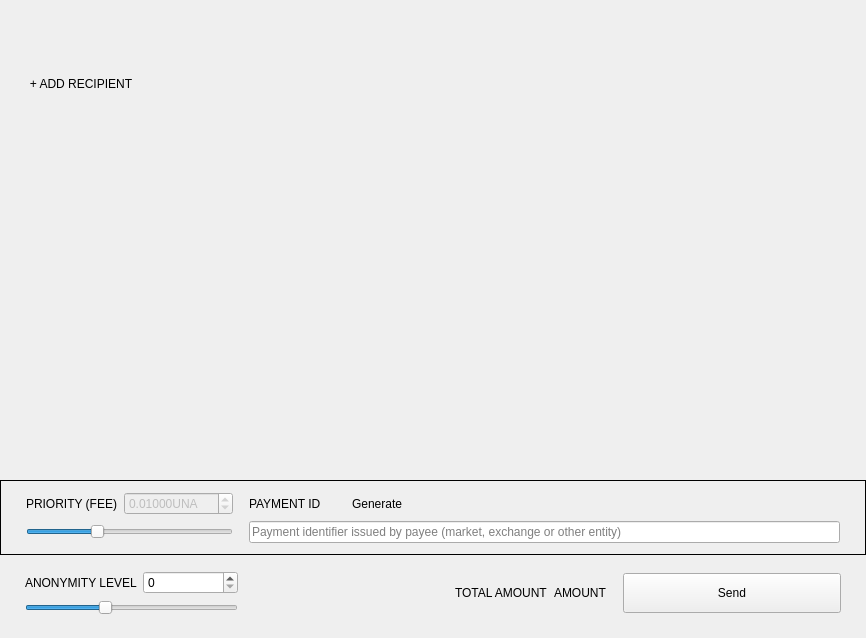
<?xml version="1.0" encoding="UTF-8"?>
<ui version="4.0">
 <class>SendFrame</class>
 <widget class="QFrame" name="SendFrame">
  <property name="geometry">
   <rect>
    <x>0</x>
    <y>0</y>
    <width>866</width>
    <height>638</height>
   </rect>
  </property>
  <property name="windowTitle">
   <string>Frame</string>
  </property>
  <property name="frameShape">
   <enum>QFrame::NoFrame</enum>
  </property>
  <property name="frameShadow">
   <enum>QFrame::Raised</enum>
  </property>
  <layout class="QVBoxLayout" name="verticalLayout">
   <property name="spacing">
    <number>5</number>
   </property>
   <property name="sizeConstraint">
    <enum>QLayout::SetDefaultConstraint</enum>
   </property>
   <property name="leftMargin">
    <number>0</number>
   </property>
   <property name="topMargin">
    <number>0</number>
   </property>
   <property name="rightMargin">
    <number>0</number>
   </property>
   <property name="bottomMargin">
    <number>0</number>
   </property>
   <item>
    <widget class="WalletGui::ResizableScrollArea" name="m_sendScrollarea">
     <property name="enabled">
      <bool>true</bool>
     </property>
     <property name="sizePolicy">
      <sizepolicy hsizetype="MinimumExpanding" vsizetype="Preferred">
       <horstretch>0</horstretch>
       <verstretch>0</verstretch>
      </sizepolicy>
     </property>
     <property name="autoFillBackground">
      <bool>false</bool>
     </property>
     <property name="styleSheet">
      <string notr="true"/>
     </property>
     <property name="frameShape">
      <enum>QFrame::NoFrame</enum>
     </property>
     <property name="sizeAdjustPolicy">
      <enum>QAbstractScrollArea::AdjustToContents</enum>
     </property>
     <property name="widgetResizable">
      <bool>true</bool>
     </property>
     <widget class="QWidget" name="scrollAreaWidgetContents">
      <property name="geometry">
       <rect>
        <x>0</x>
        <y>0</y>
        <width>866</width>
        <height>69</height>
       </rect>
      </property>
      <property name="sizePolicy">
       <sizepolicy hsizetype="Preferred" vsizetype="Preferred">
        <horstretch>0</horstretch>
        <verstretch>0</verstretch>
       </sizepolicy>
      </property>
      <property name="styleSheet">
       <string notr="true"/>
      </property>
      <layout class="QVBoxLayout" name="m_transfersLayout">
       <property name="spacing">
        <number>0</number>
       </property>
       <property name="sizeConstraint">
        <enum>QLayout::SetNoConstraint</enum>
       </property>
       <property name="leftMargin">
        <number>0</number>
       </property>
       <property name="topMargin">
        <number>0</number>
       </property>
       <property name="rightMargin">
        <number>0</number>
       </property>
       <property name="bottomMargin">
        <number>0</number>
       </property>
      </layout>
     </widget>
    </widget>
   </item>
   <item>
    <layout class="QHBoxLayout" name="horizontalLayout_2">
     <property name="spacing">
      <number>0</number>
     </property>
     <item>
      <spacer name="horizontalSpacer_3">
       <property name="orientation">
        <enum>Qt::Horizontal</enum>
       </property>
       <property name="sizeType">
        <enum>QSizePolicy::Fixed</enum>
       </property>
       <property name="sizeHint" stdset="0">
        <size>
         <width>25</width>
         <height>20</height>
        </size>
       </property>
      </spacer>
     </item>
     <item>
      <widget class="WalletGui::WalletNormalLinkLikeButton" name="m_addRecipientButton">
       <property name="cursor">
        <cursorShape>PointingHandCursor</cursorShape>
       </property>
       <property name="focusPolicy">
        <enum>Qt::NoFocus</enum>
       </property>
       <property name="text">
        <string>+ ADD RECIPIENT</string>
       </property>
       <property name="flat">
        <bool>true</bool>
       </property>
      </widget>
     </item>
     <item>
      <spacer name="horizontalSpacer_2">
       <property name="orientation">
        <enum>Qt::Horizontal</enum>
       </property>
       <property name="sizeHint" stdset="0">
        <size>
         <width>478</width>
         <height>17</height>
        </size>
       </property>
      </spacer>
     </item>
    </layout>
   </item>
   <item>
    <spacer name="verticalSpacer_2">
     <property name="orientation">
      <enum>Qt::Vertical</enum>
     </property>
     <property name="sizeType">
      <enum>QSizePolicy::MinimumExpanding</enum>
     </property>
     <property name="sizeHint" stdset="0">
      <size>
       <width>20</width>
       <height>20</height>
      </size>
     </property>
    </spacer>
   </item>
   <item>
    <widget class="QFrame" name="m_sendFeeFrame">
     <property name="sizePolicy">
      <sizepolicy hsizetype="Minimum" vsizetype="Minimum">
       <horstretch>0</horstretch>
       <verstretch>0</verstretch>
      </sizepolicy>
     </property>
     <property name="frameShape">
      <enum>QFrame::Box</enum>
     </property>
     <property name="frameShadow">
      <enum>QFrame::Plain</enum>
     </property>
     <layout class="QGridLayout" name="gridLayout_4">
      <property name="leftMargin">
       <number>25</number>
      </property>
      <property name="topMargin">
       <number>11</number>
      </property>
      <property name="rightMargin">
       <number>25</number>
      </property>
      <property name="bottomMargin">
       <number>11</number>
      </property>
      <item row="0" column="0">
       <widget class="WalletGui::WalletNormalGrayTextLabel" name="label_3">
        <property name="text">
         <string>PRIORITY (FEE)</string>
        </property>
        <property name="alignment">
         <set>Qt::AlignLeading|Qt::AlignLeft|Qt::AlignVCenter</set>
        </property>
       </widget>
      </item>
      <item row="0" column="1">
       <widget class="QDoubleSpinBox" name="m_feeSpin">
        <property name="enabled">
         <bool>false</bool>
        </property>
        <property name="buttonSymbols">
         <enum>QAbstractSpinBox::UpDownArrows</enum>
        </property>
        <property name="suffix">
         <string notr="true">UNA</string>
        </property>
        <property name="decimals">
         <number>5</number>
        </property>
        <property name="minimum">
         <double>0.000200000000000</double>
        </property>
        <property name="maximum">
         <double>999.000000000000000</double>
        </property>
        <property name="singleStep">
         <double>0.010000000000000</double>
        </property>
        <property name="value">
         <double>0.010000000000000</double>
        </property>
       </widget>
      </item>
      <item row="1" column="3">
       <widget class="WalletGui::ClearableLineEdit" name="m_paymentIdEdit">
        <property name="styleSheet">
         <string notr="true">[errorState=&quot;true&quot;] {
  border-color: #ef3131;
}</string>
        </property>
        <property name="placeholderText">
         <string>Payment identifier issued by payee (market, exchange or other entity)</string>
        </property>
       </widget>
      </item>
      <item row="0" column="3">
       <layout class="QHBoxLayout" name="horizontalLayout_3">
        <item>
         <widget class="WalletGui::WalletNormalGrayTextLabel" name="m_paymentIdTextLabel">
          <property name="sizePolicy">
           <sizepolicy hsizetype="Minimum" vsizetype="Minimum">
            <horstretch>0</horstretch>
            <verstretch>0</verstretch>
           </sizepolicy>
          </property>
          <property name="text">
           <string>PAYMENT ID</string>
          </property>
          <property name="alignment">
           <set>Qt::AlignLeading|Qt::AlignLeft|Qt::AlignVCenter</set>
          </property>
          <property name="margin">
           <number>0</number>
          </property>
          <property name="indent">
           <number>0</number>
          </property>
         </widget>
        </item>
        <item>
         <spacer name="horizontalSpacer_6">
          <property name="orientation">
           <enum>Qt::Horizontal</enum>
          </property>
          <property name="sizeType">
           <enum>QSizePolicy::Fixed</enum>
          </property>
          <property name="sizeHint" stdset="0">
           <size>
            <width>10</width>
            <height>10</height>
           </size>
          </property>
         </spacer>
        </item>
        <item>
         <widget class="WalletGui::WalletTinyLinkLikeButton" name="m_generatePaymentIdButton">
          <property name="sizePolicy">
           <sizepolicy hsizetype="Minimum" vsizetype="Minimum">
            <horstretch>0</horstretch>
            <verstretch>0</verstretch>
           </sizepolicy>
          </property>
          <property name="cursor">
           <cursorShape>PointingHandCursor</cursorShape>
          </property>
          <property name="focusPolicy">
           <enum>Qt::NoFocus</enum>
          </property>
          <property name="text">
           <string>Generate</string>
          </property>
          <property name="flat">
           <bool>true</bool>
          </property>
         </widget>
        </item>
        <item>
         <spacer name="horizontalSpacer_5">
          <property name="orientation">
           <enum>Qt::Horizontal</enum>
          </property>
          <property name="sizeHint" stdset="0">
           <size>
            <width>40</width>
            <height>10</height>
           </size>
          </property>
         </spacer>
        </item>
       </layout>
      </item>
      <item row="1" column="0" colspan="2">
       <layout class="QGridLayout" name="m_priorityGridLayout">
        <item row="0" column="0">
         <widget class="QSlider" name="m_prioritySlider">
          <property name="minimum">
           <number>1</number>
          </property>
          <property name="maximum">
           <number>4</number>
          </property>
          <property name="pageStep">
           <number>1</number>
          </property>
          <property name="value">
           <number>2</number>
          </property>
          <property name="orientation">
           <enum>Qt::Horizontal</enum>
          </property>
         </widget>
        </item>
       </layout>
      </item>
      <item row="0" column="2">
       <spacer name="horizontalSpacer_7">
        <property name="orientation">
         <enum>Qt::Horizontal</enum>
        </property>
        <property name="sizeType">
         <enum>QSizePolicy::Fixed</enum>
        </property>
        <property name="sizeHint" stdset="0">
         <size>
          <width>10</width>
          <height>20</height>
         </size>
        </property>
       </spacer>
      </item>
     </layout>
    </widget>
   </item>
   <item>
    <widget class="QFrame" name="m_mixinFrame">
     <property name="frameShape">
      <enum>QFrame::NoFrame</enum>
     </property>
     <property name="frameShadow">
      <enum>QFrame::Raised</enum>
     </property>
     <layout class="QGridLayout" name="gridLayout">
      <property name="leftMargin">
       <number>25</number>
      </property>
      <property name="topMargin">
       <number>11</number>
      </property>
      <property name="rightMargin">
       <number>25</number>
      </property>
      <property name="bottomMargin">
       <number>23</number>
      </property>
      <item row="0" column="2" rowspan="2">
       <widget class="QLabel" name="label">
        <property name="text">
         <string/>
        </property>
       </widget>
      </item>
      <item row="0" column="5" rowspan="2">
       <widget class="WalletGui::WalletExtraNormalBlackTextLabel" name="m_totalAmountLabel">
        <property name="text">
         <string>AMOUNT</string>
        </property>
        <property name="indent">
         <number>0</number>
        </property>
       </widget>
      </item>
      <item row="0" column="1">
       <widget class="QSpinBox" name="m_mixinSpin">
        <property name="maximum">
         <number>999999999</number>
        </property>
       </widget>
      </item>
      <item row="0" column="3" rowspan="2">
       <spacer name="horizontalSpacer">
        <property name="orientation">
         <enum>Qt::Horizontal</enum>
        </property>
        <property name="sizeType">
         <enum>QSizePolicy::Expanding</enum>
        </property>
        <property name="sizeHint" stdset="0">
         <size>
          <width>298</width>
          <height>20</height>
         </size>
        </property>
       </spacer>
      </item>
      <item row="1" column="0" colspan="2">
       <widget class="QSlider" name="m_mixinSlider">
        <property name="minimumSize">
         <size>
          <width>213</width>
          <height>0</height>
         </size>
        </property>
        <property name="maximumSize">
         <size>
          <width>16777215</width>
          <height>16777215</height>
         </size>
        </property>
        <property name="maximum">
         <number>19</number>
        </property>
        <property name="pageStep">
         <number>1</number>
        </property>
        <property name="value">
         <number>7</number>
        </property>
        <property name="tracking">
         <bool>false</bool>
        </property>
        <property name="orientation">
         <enum>Qt::Horizontal</enum>
        </property>
       </widget>
      </item>
      <item row="0" column="7" rowspan="2">
       <widget class="WalletGui::WalletLargeBlueButton" name="m_sendButton">
        <property name="sizePolicy">
         <sizepolicy hsizetype="Fixed" vsizetype="Fixed">
          <horstretch>0</horstretch>
          <verstretch>0</verstretch>
         </sizepolicy>
        </property>
        <property name="minimumSize">
         <size>
          <width>218</width>
          <height>40</height>
         </size>
        </property>
        <property name="maximumSize">
         <size>
          <width>218</width>
          <height>40</height>
         </size>
        </property>
        <property name="focusPolicy">
         <enum>Qt::NoFocus</enum>
        </property>
        <property name="text">
         <string>Send</string>
        </property>
       </widget>
      </item>
      <item row="0" column="4" rowspan="2">
       <widget class="WalletGui::WalletNormalGrayTextLabel" name="label_2">
        <property name="text">
         <string>TOTAL AMOUNT</string>
        </property>
       </widget>
      </item>
      <item row="0" column="0">
       <widget class="WalletGui::WalletNormalGrayTextLabel" name="m_mixinTextLabel">
        <property name="text">
         <string>ANONYMITY LEVEL</string>
        </property>
       </widget>
      </item>
      <item row="0" column="6" rowspan="2">
       <spacer name="horizontalSpacer_4">
        <property name="orientation">
         <enum>Qt::Horizontal</enum>
        </property>
        <property name="sizeType">
         <enum>QSizePolicy::Fixed</enum>
        </property>
        <property name="sizeHint" stdset="0">
         <size>
          <width>10</width>
          <height>20</height>
         </size>
        </property>
       </spacer>
      </item>
     </layout>
    </widget>
   </item>
  </layout>
 </widget>
 <customwidgets>
  <customwidget>
   <class>WalletGui::WalletTinyLinkLikeButton</class>
   <extends>QPushButton</extends>
   <header>Gui/Common/WalletLinkLikeButton.h</header>
  </customwidget>
  <customwidget>
   <class>WalletGui::WalletNormalGrayTextLabel</class>
   <extends>QLabel</extends>
   <header>Gui/Common/WalletTextLabel.h</header>
  </customwidget>
  <customwidget>
   <class>WalletGui::WalletLargeBlueButton</class>
   <extends>QPushButton</extends>
   <header>Gui/Common/WalletBlueButton.h</header>
  </customwidget>
  <customwidget>
   <class>WalletGui::ClearableLineEdit</class>
   <extends>QLineEdit</extends>
   <header>Gui/Common/ClearableLineEdit.h</header>
  </customwidget>
  <customwidget>
   <class>WalletGui::ResizableScrollArea</class>
   <extends>QScrollArea</extends>
   <header>Gui/Common/ResizableScrollArea.h</header>
   <container>1</container>
  </customwidget>
  <customwidget>
   <class>WalletGui::WalletNormalLinkLikeButton</class>
   <extends>QPushButton</extends>
   <header>Gui/Common/WalletLinkLikeButton.h</header>
  </customwidget>
  <customwidget>
   <class>WalletGui::WalletExtraNormalBlackTextLabel</class>
   <extends>QLabel</extends>
   <header>Gui/Common/WalletTextLabel.h</header>
  </customwidget>
 </customwidgets>
 <tabstops>
  <tabstop>m_paymentIdEdit</tabstop>
  <tabstop>m_mixinSlider</tabstop>
  <tabstop>m_sendScrollarea</tabstop>
 </tabstops>
 <resources/>
 <connections>
  <connection>
   <sender>m_sendButton</sender>
   <signal>clicked()</signal>
   <receiver>SendFrame</receiver>
   <slot>sendClicked()</slot>
   <hints>
    <hint type="sourcelabel">
     <x>53</x>
     <y>561</y>
    </hint>
    <hint type="destinationlabel">
     <x>432</x>
     <y>294</y>
    </hint>
   </hints>
  </connection>
  <connection>
   <sender>m_mixinSlider</sender>
   <signal>valueChanged(int)</signal>
   <receiver>SendFrame</receiver>
   <slot>mixinValueChanged(int)</slot>
   <hints>
    <hint type="sourcelabel">
     <x>221</x>
     <y>520</y>
    </hint>
    <hint type="destinationlabel">
     <x>432</x>
     <y>294</y>
    </hint>
   </hints>
  </connection>
  <connection>
   <sender>m_addRecipientButton</sender>
   <signal>clicked()</signal>
   <receiver>SendFrame</receiver>
   <slot>addRecipientClicked()</slot>
   <hints>
    <hint type="sourcelabel">
     <x>78</x>
     <y>414</y>
    </hint>
    <hint type="destinationlabel">
     <x>432</x>
     <y>294</y>
    </hint>
   </hints>
  </connection>
  <connection>
   <sender>m_paymentIdEdit</sender>
   <signal>textChanged(QString)</signal>
   <receiver>SendFrame</receiver>
   <slot>validatePaymentId(QString)</slot>
   <hints>
    <hint type="sourcelabel">
     <x>538</x>
     <y>521</y>
    </hint>
    <hint type="destinationlabel">
     <x>432</x>
     <y>318</y>
    </hint>
   </hints>
  </connection>
  <connection>
   <sender>m_mixinSpin</sender>
   <signal>valueChanged(int)</signal>
   <receiver>SendFrame</receiver>
   <slot>mixinValueChanged(int)</slot>
   <hints>
    <hint type="sourcelabel">
     <x>201</x>
     <y>575</y>
    </hint>
    <hint type="destinationlabel">
     <x>432</x>
     <y>318</y>
    </hint>
   </hints>
  </connection>
  <connection>
   <sender>m_generatePaymentIdButton</sender>
   <signal>clicked()</signal>
   <receiver>SendFrame</receiver>
   <slot>generatePaymentIdClicked()</slot>
   <hints>
    <hint type="sourcelabel">
     <x>314</x>
     <y>494</y>
    </hint>
    <hint type="destinationlabel">
     <x>432</x>
     <y>318</y>
    </hint>
   </hints>
  </connection>
  <connection>
   <sender>m_prioritySlider</sender>
   <signal>valueChanged(int)</signal>
   <receiver>SendFrame</receiver>
   <slot>priorityValueChanged(int)</slot>
   <hints>
    <hint type="sourcelabel">
     <x>126</x>
     <y>528</y>
    </hint>
    <hint type="destinationlabel">
     <x>432</x>
     <y>318</y>
    </hint>
   </hints>
  </connection>
 </connections>
 <slots>
  <slot>sendClicked()</slot>
  <slot>clearAllClicked()</slot>
  <slot>addRecipientClicked()</slot>
  <slot>mixinValueChanged(int)</slot>
  <slot>priorityValueChanged(int)</slot>
  <slot>validatePaymentId(QString)</slot>
  <slot>generatePaymentIdClicked()</slot>
 </slots>
</ui>
